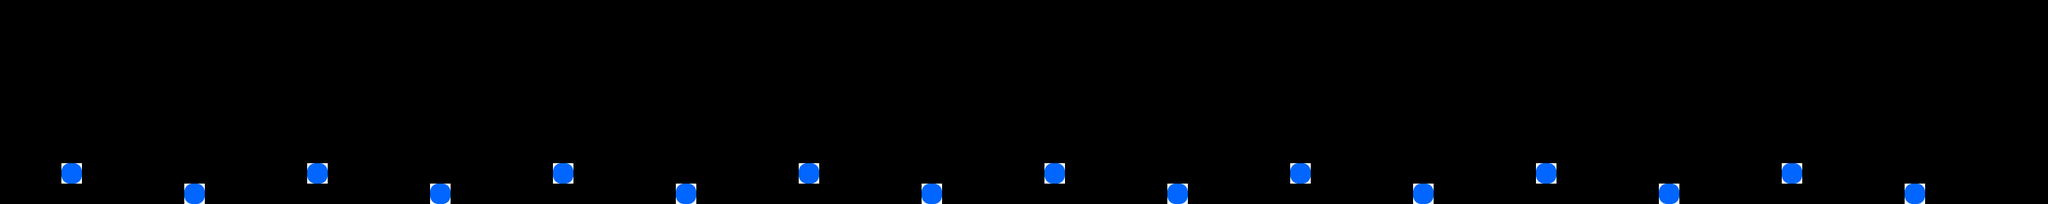

This is a level from a 2D game, rendered from its Tiled map with the project's own tilesets. A one-line summary and the map file follow, with tile-layer data summarised:
An orthogonal 100x10 tile map with 32x32 px tiles, 1 tile layer (ThingLayer), 1 hidden layer not drawn.

<map version="1.0" orientation="orthogonal" width="100" height="10" tilewidth="32" tileheight="32">
    <tileset firstgid="1" name="bg_tmx" tilewidth="32" tileheight="32">
        <image source="bg_tmx.png" width="320" height="320" />
        <tile id="0">
            <properties>
                <property name="isFloor" value="1" />
            </properties>
        </tile>
        <tile id="3">
            <properties>
                <property name="colorType" value="red" />
                <property name="objType" value="life" />
            </properties>
        </tile>
        <tile id="4">
            <properties>
                <property name="colorType" value="blue" />
                <property name="objType" value="star" />
            </properties>
        </tile>
        <tile id="5">
            <properties>
                <property name="colorType" value="pink" />
                <property name="objType" value="star" />
            </properties>
        </tile>
        <tile id="6">
            <properties>
                <property name="colorType" value="blue" />
                <property name="objType" value="box" />
            </properties>
        </tile>
        <tile id="7">
            <properties>
                <property name="colorType" value="pink" />
                <property name="objType" value="box" />
            </properties>
        </tile>
        <tile id="10">
            <properties>
                <property name="isFloor" value="1" />
            </properties>
        </tile>
        <tile id="11">
            <properties>
                <property name="colorType" value="pink" />
                <property name="objType" value="line" />
            </properties>
        </tile>
        <tile id="12">
            <properties>
                <property name="colorType" value="blue" />
                <property name="objType" value="line" />
            </properties>
        </tile>
        <tile id="14">
            <properties>
                <property name="colorType" value="blue" />
                <property name="objType" value="line" />
            </properties>
        </tile>
        <tile id="15">
            <properties>
                <property name="colorType" value="pink" />
                <property name="objType" value="line" />
            </properties>
        </tile>
        <tile id="30">
            <properties>
                <property name="isFloor" value="1" />
            </properties>
        </tile>
        <tile id="31">
            <properties>
                <property name="isFloor" value="1" />
            </properties>
        </tile>
        <tile id="32">
            <properties>
                <property name="isFloor" value="1" />
            </properties>
        </tile>
        <tile id="64">
            <properties>
                <property name="isBaffle" value="1" />
            </properties>
        </tile>
        <tile id="81">
            <properties>
                <property name="ObjTypeId" value="2" />
            </properties>
        </tile>
    </tileset>
    <layer name="FloorLayer" width="100" height="10" visible="0">
        <data>[1000 cells, 0 non-empty, 0 distinct tile ids]</data>
    </layer>
    <layer name="ThingLayer" width="100" height="10">
        <data>[1000 cells, 16 non-empty, 1 distinct tile ids]</data>
    </layer>
</map>
